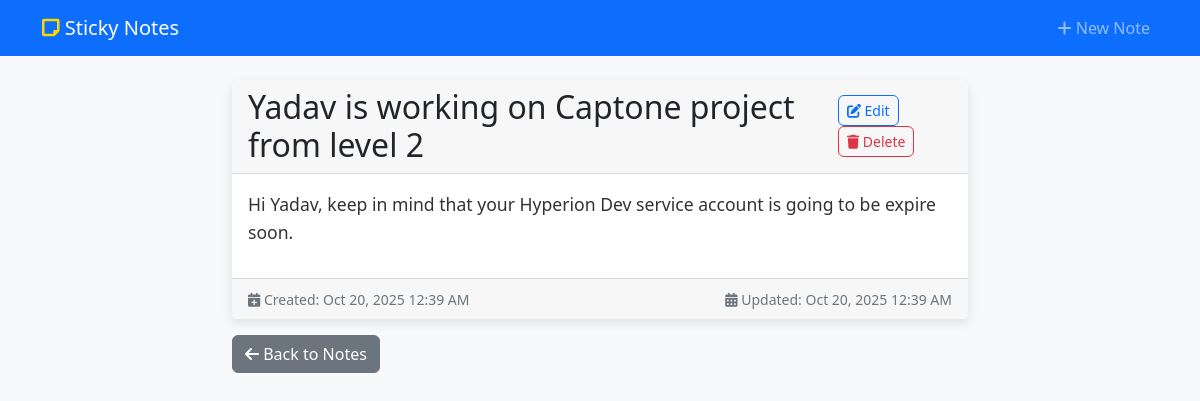
/note/7/, run on the app's committed database.
### sticky_notes_app/models.py (models this page shows, shortened)
class StickyNote(django_models.Model):
    objects = django_models.Manager()  # type: ignore
    title = django_models.CharField(max_length=200)  # type: ignore
    content = django_models.TextField()  # type: ignore
    created_at = django_models.DateTimeField(  # type: ignore
        default=django_timezone.now
    )
    updated_at = django_models.DateTimeField(auto_now=True)  # type: ignore
    class Meta:
        app_label = 'sticky_notes_app'
        db_table = 'sticky_notes_stickynote'
        ordering = ["-updated_at"]

### sticky_notes_app/views.py (the view)
# urls.py: path('note/<int:pk>/', views.note_detail, name='note_detail'),
def note_detail(request, pk):
    note = get_object_or_404(StickyNote, pk=pk)
    return render(request, 'sticky_notes/note_detail.html', {'note': note})

### sticky_notes_app/templates/sticky_notes/note_detail.html (shortened to what this page needs)
{% extends 'sticky_notes/base.html' %}
{% block content %}
<div class="row justify-content-center">
    <div class="col-lg-8">
        <div class="card sticky-note-detail">
            <div class="card-header d-flex justify-content-between align-items-center">
                <h2 class="mb-0">{{ note.title }}</h2>
                <div>
                    <a href="{% url 'note_update' note.pk %}" class="btn btn-outline-primary btn-sm">
                        <i class="fas fa-edit"></i> Edit
                    </a>
                    <a href="{% url 'note_delete' note.pk %}" class="btn btn-outline-danger btn-sm">
                        <i class="fas fa-trash"></i> Delete
                    </a>
                </div>
            </div>
            <div class="card-body">
                <div class="note-content">
                    {{ note.content|linebreaks }}
                </div>
            </div>
            <div class="card-footer text-muted">
                <div class="row">
                    <div class="col-sm-6">
                        <small><i class="fas fa-calendar-plus"></i> Created: {{ note.created_at|date:"M d, Y g:i A" }}</small>
                    </div>
                    <div class="col-sm-6 text-end">
                        <small><i class="fas fa-calendar-alt"></i> Updated: {{ note.updated_at|date:"M d, Y g:i A" }}</small>
                    </div>
                </div>
            </div>
        </div>
        <div class="mt-3">
            <a href="{% url 'note_list' %}" class="btn btn-secondary">
                <i class="fas fa-arrow-left"></i> Back to Notes
            </a>
        </div>
    </div>
</div>
{% endblock %}

### static/css/style.css (style rules this page uses)
body { background-color: #f8f9fa; font-family: 'Segoe UI', Tahoma, Geneva, Verdana, sans-serif; }
.sticky-note-detail { background: #fff; border: none; box-shadow: 0 4px 12px rgba(0,0,0,0.1); }
.note-content { font-size: 1.1rem; line-height: 1.6; color: #333; }
.btn { border-radius: 6px; font-weight: 500; }

### data on the page
StickyNote: title "Yadav is working on Captone project from level 2", content "Hi Yadav, keep in mind that your Hyperion Dev service account is going to be expire soon.", created_at "Oct 20, 2025 12:39 AM", updated_at "Oct 20, 2025 12:39 AM"
